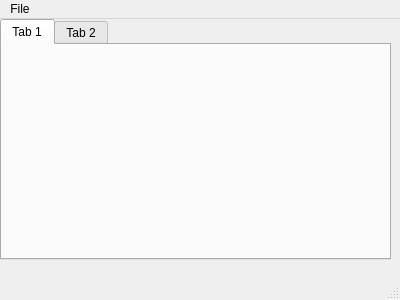
<?xml version="1.0" encoding="UTF-8"?>
<ui version="4.0">
 <class>MainWindow</class>
 <widget class="QMainWindow" name="MainWindow">
  <property name="geometry">
   <rect>
    <x>0</x>
    <y>0</y>
    <width>400</width>
    <height>300</height>
   </rect>
  </property>
  <property name="windowTitle">
   <string>MainWindow</string>
  </property>
  <widget class="QWidget" name="centralwidget">
   <widget class="QTabWidget" name="tabWidget">
    <property name="geometry">
     <rect>
      <x>0</x>
      <y>0</y>
      <width>391</width>
      <height>241</height>
     </rect>
    </property>
    <widget class="QWidget" name="tab">
     <attribute name="title">
      <string>Tab 1</string>
     </attribute>
     <widget class="QWidget" name="horizontalLayoutWidget">
      <property name="geometry">
       <rect>
        <x>20</x>
        <y>120</y>
        <width>361</width>
        <height>80</height>
       </rect>
      </property>
      <layout class="QHBoxLayout" name="horizontalLayout"/>
     </widget>
     <widget class="QWidget" name="horizontalLayoutWidget_2">
      <property name="geometry">
       <rect>
        <x>20</x>
        <y>20</y>
        <width>160</width>
        <height>80</height>
       </rect>
      </property>
      <layout class="QHBoxLayout" name="horizontalLayout_2"/>
     </widget>
    </widget>
    <widget class="QWidget" name="tab_2">
     <attribute name="title">
      <string>Tab 2</string>
     </attribute>
    </widget>
   </widget>
  </widget>
  <widget class="QMenuBar" name="menubar">
   <property name="geometry">
    <rect>
     <x>0</x>
     <y>0</y>
     <width>400</width>
     <height>21</height>
    </rect>
   </property>
   <widget class="QMenu" name="menuFile">
    <property name="title">
     <string>File</string>
    </property>
    <addaction name="actionNew"/>
    <addaction name="actionExit"/>
   </widget>
   <addaction name="menuFile"/>
  </widget>
  <widget class="QStatusBar" name="statusbar"/>
  <action name="actionNew">
   <property name="text">
    <string>New</string>
   </property>
  </action>
  <action name="actionExit">
   <property name="text">
    <string>Exit</string>
   </property>
  </action>
 </widget>
 <resources/>
 <connections/>
</ui>
